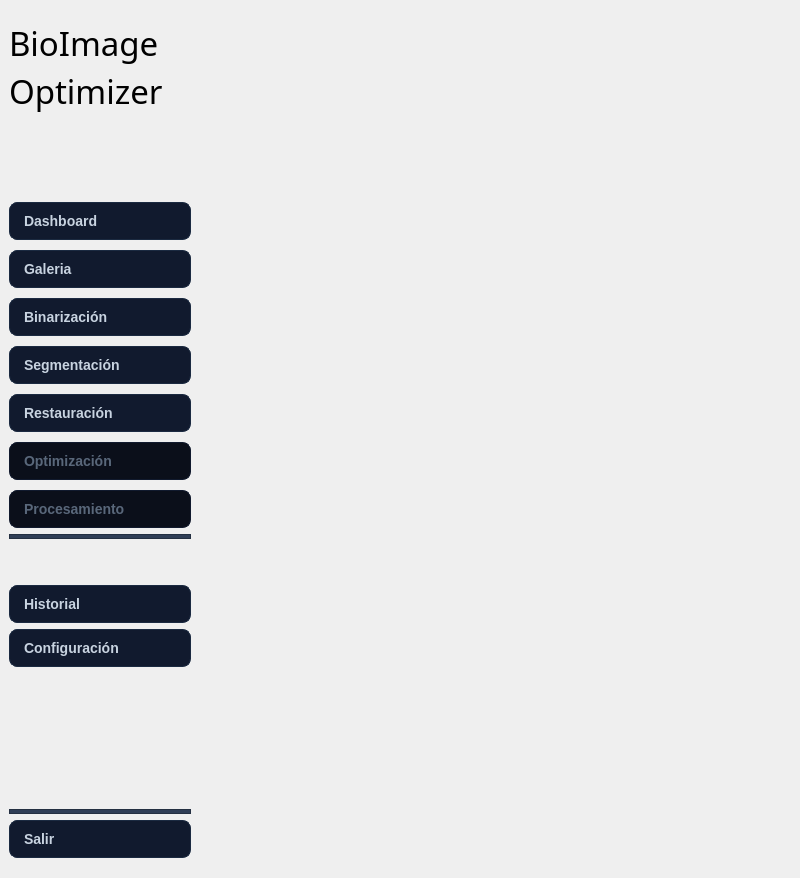
<?xml version="1.0" encoding="UTF-8"?>
<ui version="4.0">
 <class>MainWindow</class>
 <widget class="QMainWindow" name="MainWindow">
  <property name="geometry">
   <rect>
    <x>0</x>
    <y>0</y>
    <width>800</width>
    <height>878</height>
   </rect>
  </property>
  <property name="minimumSize">
   <size>
    <width>800</width>
    <height>600</height>
   </size>
  </property>
  <property name="windowTitle">
   <string>MainWindow</string>
  </property>
  <widget class="QWidget" name="centralwidget">
   <property name="layoutDirection">
    <enum>Qt::LayoutDirection::LeftToRight</enum>
   </property>
   <layout class="QHBoxLayout" name="horizontalLayout">
    <property name="spacing">
     <number>0</number>
    </property>
    <property name="leftMargin">
     <number>0</number>
    </property>
    <property name="topMargin">
     <number>0</number>
    </property>
    <property name="rightMargin">
     <number>0</number>
    </property>
    <property name="bottomMargin">
     <number>0</number>
    </property>
    <item>
     <widget class="QFrame" name="frame_sideBar">
      <property name="minimumSize">
       <size>
        <width>200</width>
        <height>0</height>
       </size>
      </property>
      <property name="styleSheet">
       <string notr="true">/*
QFrame{ 
background-color: #111a2e;
}

*/



QPushButton {
    background-color: #111a2e;
    color: #c8d3e0;

    border: 1px solid #1b2a41;
    border-radius: 8px;

    padding: 10px 14px;

    font-size: 14px;
    font-weight: 600;

    text-align: left;
}

/* Hover */
QPushButton:hover {
    background-color: #1b2a41;
    border: 1px solid #2f3e56;
    color: #65D6C6;
}

/* Pressed */
QPushButton:pressed {
    background-color: #0b0f1a;
    border: 1px solid #65D6C6;

    padding-top: 11px;
    padding-bottom: 9px;
}

/* Disabled */
QPushButton:disabled {
    background-color: #0b0f1a;
    color: #59677a;
    border: 1px solid #111a2e;
}
</string>
      </property>
      <property name="frameShape">
       <enum>QFrame::Shape::NoFrame</enum>
      </property>
      <property name="frameShadow">
       <enum>QFrame::Shadow::Raised</enum>
      </property>
      <property name="cssClass" stdset="0">
       <string>Background</string>
      </property>
      <layout class="QVBoxLayout" name="verticalLayout_7" stretch="1,0,0,1,0,2,1,2,2">
       <property name="topMargin">
        <number>20</number>
       </property>
       <property name="bottomMargin">
        <number>20</number>
       </property>
       <item>
        <layout class="QVBoxLayout" name="verticalLayout_3" stretch="1,2,0">
         <property name="spacing">
          <number>0</number>
         </property>
         <item>
          <widget class="QLabel" name="lb_n1">
           <property name="font">
            <font>
             <family>Segoe UI Light</family>
             <pointsize>25</pointsize>
            </font>
           </property>
           <property name="styleSheet">
            <string notr="true">
QLabel#sectionTitle {
    background-color: transparent;
    color: #c8d3e0;

    border: none;

    font-size: 17px;
    font-weight: 700;

    padding: 4px 0px;
}
</string>
           </property>
           <property name="text">
            <string>BioImage</string>
           </property>
          </widget>
         </item>
         <item>
          <widget class="QLabel" name="lb_n2">
           <property name="font">
            <font>
             <family>Segoe UI Light</family>
             <pointsize>25</pointsize>
            </font>
           </property>
           <property name="styleSheet">
            <string notr="true">
QLabel#sectionTitle {
    background-color: transparent;
    color: #c8d3e0;

    border: none;

    font-size: 17px;
    font-weight: 700;

    padding: 4px 0px;
}
</string>
           </property>
           <property name="text">
            <string>Optimizer</string>
           </property>
          </widget>
         </item>
         <item>
          <spacer name="verticalSpacer_3">
           <property name="orientation">
            <enum>Qt::Orientation::Vertical</enum>
           </property>
           <property name="sizeHint" stdset="0">
            <size>
             <width>20</width>
             <height>40</height>
            </size>
           </property>
          </spacer>
         </item>
        </layout>
       </item>
       <item>
        <spacer name="verticalSpacer_4">
         <property name="orientation">
          <enum>Qt::Orientation::Vertical</enum>
         </property>
         <property name="sizeHint" stdset="0">
          <size>
           <width>20</width>
           <height>40</height>
          </size>
         </property>
        </spacer>
       </item>
       <item>
        <layout class="QVBoxLayout" name="verticalLayout_2">
         <property name="spacing">
          <number>10</number>
         </property>
         <item>
          <widget class="QPushButton" name="btn_dashboard">
           <property name="enabled">
            <bool>true</bool>
           </property>
           <property name="font">
            <font>
             <family>Arial</family>
             <pointsize>-1</pointsize>
             <fontweight>DemiBold</fontweight>
            </font>
           </property>
           <property name="cursor">
            <cursorShape>PointingHandCursor</cursorShape>
           </property>
           <property name="layoutDirection">
            <enum>Qt::LayoutDirection::LeftToRight</enum>
           </property>
           <property name="autoFillBackground">
            <bool>false</bool>
           </property>
           <property name="styleSheet">
            <string notr="true"/>
           </property>
           <property name="text">
            <string>Dashboard</string>
           </property>
           <property name="icon">
            <iconset>
             <normaloff>../resources/Icons/Icons_blancos/home.png</normaloff>../resources/Icons/Icons_blancos/home.png</iconset>
           </property>
           <property name="iconSize">
            <size>
             <width>25</width>
             <height>25</height>
            </size>
           </property>
           <property name="default">
            <bool>false</bool>
           </property>
          </widget>
         </item>
         <item>
          <widget class="QPushButton" name="btn_galeria">
           <property name="enabled">
            <bool>true</bool>
           </property>
           <property name="font">
            <font>
             <family>Arial</family>
             <pointsize>-1</pointsize>
             <fontweight>DemiBold</fontweight>
            </font>
           </property>
           <property name="cursor">
            <cursorShape>PointingHandCursor</cursorShape>
           </property>
           <property name="layoutDirection">
            <enum>Qt::LayoutDirection::LeftToRight</enum>
           </property>
           <property name="autoFillBackground">
            <bool>false</bool>
           </property>
           <property name="styleSheet">
            <string notr="true"/>
           </property>
           <property name="text">
            <string>Galeria</string>
           </property>
           <property name="icon">
            <iconset>
             <normaloff>../resources/Icons/Icons_blancos/image.png</normaloff>../resources/Icons/Icons_blancos/image.png</iconset>
           </property>
           <property name="iconSize">
            <size>
             <width>25</width>
             <height>25</height>
            </size>
           </property>
           <property name="default">
            <bool>false</bool>
           </property>
          </widget>
         </item>
         <item>
          <widget class="QPushButton" name="btn_binarizacion">
           <property name="enabled">
            <bool>true</bool>
           </property>
           <property name="font">
            <font>
             <family>Arial</family>
             <pointsize>-1</pointsize>
             <fontweight>DemiBold</fontweight>
            </font>
           </property>
           <property name="cursor">
            <cursorShape>PointingHandCursor</cursorShape>
           </property>
           <property name="layoutDirection">
            <enum>Qt::LayoutDirection::LeftToRight</enum>
           </property>
           <property name="autoFillBackground">
            <bool>false</bool>
           </property>
           <property name="styleSheet">
            <string notr="true"/>
           </property>
           <property name="text">
            <string>Binarización</string>
           </property>
           <property name="icon">
            <iconset>
             <normaloff>../resources/Icons/Icons_blancos/binarizacion.png</normaloff>../resources/Icons/Icons_blancos/binarizacion.png</iconset>
           </property>
           <property name="iconSize">
            <size>
             <width>25</width>
             <height>25</height>
            </size>
           </property>
           <property name="default">
            <bool>false</bool>
           </property>
          </widget>
         </item>
         <item>
          <widget class="QPushButton" name="btn_segmentacion">
           <property name="enabled">
            <bool>true</bool>
           </property>
           <property name="font">
            <font>
             <family>Arial</family>
             <pointsize>-1</pointsize>
             <fontweight>DemiBold</fontweight>
            </font>
           </property>
           <property name="cursor">
            <cursorShape>PointingHandCursor</cursorShape>
           </property>
           <property name="layoutDirection">
            <enum>Qt::LayoutDirection::LeftToRight</enum>
           </property>
           <property name="autoFillBackground">
            <bool>false</bool>
           </property>
           <property name="styleSheet">
            <string notr="true"/>
           </property>
           <property name="text">
            <string>Segmentación</string>
           </property>
           <property name="icon">
            <iconset>
             <normaloff>../resources/Icons/Icons_blancos/segmentacion.png</normaloff>../resources/Icons/Icons_blancos/segmentacion.png</iconset>
           </property>
           <property name="iconSize">
            <size>
             <width>25</width>
             <height>25</height>
            </size>
           </property>
           <property name="default">
            <bool>false</bool>
           </property>
          </widget>
         </item>
         <item>
          <widget class="QPushButton" name="btn_restauracion">
           <property name="enabled">
            <bool>true</bool>
           </property>
           <property name="font">
            <font>
             <family>Arial</family>
             <pointsize>-1</pointsize>
             <fontweight>DemiBold</fontweight>
            </font>
           </property>
           <property name="cursor">
            <cursorShape>PointingHandCursor</cursorShape>
           </property>
           <property name="layoutDirection">
            <enum>Qt::LayoutDirection::LeftToRight</enum>
           </property>
           <property name="autoFillBackground">
            <bool>false</bool>
           </property>
           <property name="styleSheet">
            <string notr="true"/>
           </property>
           <property name="text">
            <string>Restauración</string>
           </property>
           <property name="icon">
            <iconset>
             <normaloff>../resources/Icons/Icons_blancos/restauracion.png</normaloff>../resources/Icons/Icons_blancos/restauracion.png</iconset>
           </property>
           <property name="iconSize">
            <size>
             <width>25</width>
             <height>25</height>
            </size>
           </property>
           <property name="default">
            <bool>false</bool>
           </property>
          </widget>
         </item>
         <item>
          <widget class="QPushButton" name="btn_optimizacion">
           <property name="enabled">
            <bool>false</bool>
           </property>
           <property name="font">
            <font>
             <family>Arial</family>
             <pointsize>-1</pointsize>
             <fontweight>DemiBold</fontweight>
            </font>
           </property>
           <property name="cursor">
            <cursorShape>PointingHandCursor</cursorShape>
           </property>
           <property name="layoutDirection">
            <enum>Qt::LayoutDirection::LeftToRight</enum>
           </property>
           <property name="autoFillBackground">
            <bool>false</bool>
           </property>
           <property name="styleSheet">
            <string notr="true"/>
           </property>
           <property name="text">
            <string>Optimización</string>
           </property>
           <property name="icon">
            <iconset>
             <normaloff>../resources/Icons/Icons_blancos/optimizacion.png</normaloff>../resources/Icons/Icons_blancos/optimizacion.png</iconset>
           </property>
           <property name="iconSize">
            <size>
             <width>25</width>
             <height>25</height>
            </size>
           </property>
           <property name="default">
            <bool>false</bool>
           </property>
          </widget>
         </item>
         <item>
          <widget class="QPushButton" name="btn_procesamiento">
           <property name="enabled">
            <bool>false</bool>
           </property>
           <property name="font">
            <font>
             <family>Arial</family>
             <pointsize>-1</pointsize>
             <fontweight>DemiBold</fontweight>
            </font>
           </property>
           <property name="cursor">
            <cursorShape>PointingHandCursor</cursorShape>
           </property>
           <property name="layoutDirection">
            <enum>Qt::LayoutDirection::LeftToRight</enum>
           </property>
           <property name="autoFillBackground">
            <bool>false</bool>
           </property>
           <property name="styleSheet">
            <string notr="true"/>
           </property>
           <property name="text">
            <string>Procesamiento</string>
           </property>
           <property name="icon">
            <iconset>
             <normaloff>../resources/Icons/Icons_blancos/procesamiento.png</normaloff>../resources/Icons/Icons_blancos/procesamiento.png</iconset>
           </property>
           <property name="iconSize">
            <size>
             <width>25</width>
             <height>25</height>
            </size>
           </property>
           <property name="default">
            <bool>false</bool>
           </property>
          </widget>
         </item>
        </layout>
       </item>
       <item>
        <widget class="QFrame" name="frame_line_2">
         <property name="maximumSize">
          <size>
           <width>16777215</width>
           <height>5</height>
          </size>
         </property>
         <property name="styleSheet">
          <string notr="true">   QFrame {
        background-color: #2f3e56;
    }</string>
         </property>
         <property name="frameShape">
          <enum>QFrame::Shape::StyledPanel</enum>
         </property>
         <property name="frameShadow">
          <enum>QFrame::Shadow::Raised</enum>
         </property>
        </widget>
       </item>
       <item>
        <spacer name="verticalSpacer">
         <property name="orientation">
          <enum>Qt::Orientation::Vertical</enum>
         </property>
         <property name="sizeHint" stdset="0">
          <size>
           <width>20</width>
           <height>40</height>
          </size>
         </property>
        </spacer>
       </item>
       <item>
        <layout class="QVBoxLayout" name="verticalLayout_4">
         <item>
          <widget class="QPushButton" name="btn_historial">
           <property name="enabled">
            <bool>true</bool>
           </property>
           <property name="font">
            <font>
             <family>Arial</family>
             <pointsize>-1</pointsize>
             <fontweight>DemiBold</fontweight>
            </font>
           </property>
           <property name="cursor">
            <cursorShape>PointingHandCursor</cursorShape>
           </property>
           <property name="layoutDirection">
            <enum>Qt::LayoutDirection::LeftToRight</enum>
           </property>
           <property name="autoFillBackground">
            <bool>false</bool>
           </property>
           <property name="styleSheet">
            <string notr="true"/>
           </property>
           <property name="text">
            <string>Historial</string>
           </property>
           <property name="icon">
            <iconset>
             <normaloff>../resources/Icons/Icons_blancos/history.png</normaloff>../resources/Icons/Icons_blancos/history.png</iconset>
           </property>
           <property name="iconSize">
            <size>
             <width>25</width>
             <height>25</height>
            </size>
           </property>
           <property name="default">
            <bool>false</bool>
           </property>
          </widget>
         </item>
         <item>
          <widget class="QPushButton" name="btn_configuracion">
           <property name="enabled">
            <bool>true</bool>
           </property>
           <property name="font">
            <font>
             <family>Arial</family>
             <pointsize>-1</pointsize>
             <fontweight>DemiBold</fontweight>
            </font>
           </property>
           <property name="cursor">
            <cursorShape>PointingHandCursor</cursorShape>
           </property>
           <property name="layoutDirection">
            <enum>Qt::LayoutDirection::LeftToRight</enum>
           </property>
           <property name="autoFillBackground">
            <bool>false</bool>
           </property>
           <property name="styleSheet">
            <string notr="true"/>
           </property>
           <property name="text">
            <string>Configuración</string>
           </property>
           <property name="icon">
            <iconset>
             <normaloff>../resources/Icons/Icons_blancos/setting.png</normaloff>../resources/Icons/Icons_blancos/setting.png</iconset>
           </property>
           <property name="iconSize">
            <size>
             <width>25</width>
             <height>25</height>
            </size>
           </property>
           <property name="default">
            <bool>false</bool>
           </property>
          </widget>
         </item>
        </layout>
       </item>
       <item>
        <spacer name="verticalSpacer_2">
         <property name="orientation">
          <enum>Qt::Orientation::Vertical</enum>
         </property>
         <property name="sizeHint" stdset="0">
          <size>
           <width>20</width>
           <height>40</height>
          </size>
         </property>
        </spacer>
       </item>
       <item>
        <widget class="QFrame" name="frame_line">
         <property name="maximumSize">
          <size>
           <width>16777215</width>
           <height>5</height>
          </size>
         </property>
         <property name="styleSheet">
          <string notr="true">   QFrame {
        background-color: #2f3e56;
    }</string>
         </property>
         <property name="frameShape">
          <enum>QFrame::Shape::StyledPanel</enum>
         </property>
         <property name="frameShadow">
          <enum>QFrame::Shadow::Raised</enum>
         </property>
        </widget>
       </item>
       <item>
        <widget class="QPushButton" name="btn_salir">
         <property name="enabled">
          <bool>true</bool>
         </property>
         <property name="font">
          <font>
           <family>Arial</family>
           <pointsize>-1</pointsize>
           <fontweight>DemiBold</fontweight>
          </font>
         </property>
         <property name="cursor">
          <cursorShape>PointingHandCursor</cursorShape>
         </property>
         <property name="layoutDirection">
          <enum>Qt::LayoutDirection::LeftToRight</enum>
         </property>
         <property name="autoFillBackground">
          <bool>false</bool>
         </property>
         <property name="styleSheet">
          <string notr="true"/>
         </property>
         <property name="text">
          <string>Salir</string>
         </property>
         <property name="icon">
          <iconset>
           <normaloff>../resources/Icons/Icons_blancos/logout.png</normaloff>../resources/Icons/Icons_blancos/logout.png</iconset>
         </property>
         <property name="iconSize">
          <size>
           <width>25</width>
           <height>25</height>
          </size>
         </property>
         <property name="default">
          <bool>false</bool>
         </property>
        </widget>
       </item>
      </layout>
     </widget>
    </item>
    <item>
     <widget class="QStackedWidget" name="stackedWidget">
      <property name="enabled">
       <bool>true</bool>
      </property>
      <property name="sizePolicy">
       <sizepolicy hsizetype="Preferred" vsizetype="Preferred">
        <horstretch>0</horstretch>
        <verstretch>0</verstretch>
       </sizepolicy>
      </property>
      <property name="statusTip">
       <string/>
      </property>
      <property name="accessibleIdentifier">
       <string/>
      </property>
      <property name="layoutDirection">
       <enum>Qt::LayoutDirection::RightToLeft</enum>
      </property>
      <property name="autoFillBackground">
       <bool>false</bool>
      </property>
      <property name="frameShadow">
       <enum>QFrame::Shadow::Plain</enum>
      </property>
      <property name="currentIndex">
       <number>0</number>
      </property>
      <widget class="QWidget" name="page_DashBoard">
       <property name="sizePolicy">
        <sizepolicy hsizetype="Preferred" vsizetype="Preferred">
         <horstretch>0</horstretch>
         <verstretch>0</verstretch>
        </sizepolicy>
       </property>
       <property name="maximumSize">
        <size>
         <width>16777215</width>
         <height>16777215</height>
        </size>
       </property>
       <property name="layoutDirection">
        <enum>Qt::LayoutDirection::LeftToRight</enum>
       </property>
       <property name="autoFillBackground">
        <bool>false</bool>
       </property>
       <layout class="QVBoxLayout" name="verticalLayout_6">
        <property name="spacing">
         <number>1</number>
        </property>
        <property name="leftMargin">
         <number>0</number>
        </property>
        <property name="topMargin">
         <number>0</number>
        </property>
        <property name="rightMargin">
         <number>0</number>
        </property>
        <property name="bottomMargin">
         <number>0</number>
        </property>
       </layout>
      </widget>
      <widget class="QWidget" name="page_Galeria">
       <layout class="QVBoxLayout" name="verticalLayout_8">
        <property name="spacing">
         <number>0</number>
        </property>
        <property name="leftMargin">
         <number>0</number>
        </property>
        <property name="topMargin">
         <number>0</number>
        </property>
        <property name="rightMargin">
         <number>0</number>
        </property>
        <property name="bottomMargin">
         <number>0</number>
        </property>
       </layout>
      </widget>
      <widget class="QWidget" name="page_Optimizacion"/>
      <widget class="QWidget" name="page_Binarizacion"/>
      <widget class="QWidget" name="page_Segmentacion"/>
      <widget class="QWidget" name="page_Procesamiento"/>
      <widget class="QWidget" name="page_Restauracion"/>
      <widget class="QWidget" name="page_Historial"/>
      <widget class="QWidget" name="page_configuracion"/>
     </widget>
    </item>
   </layout>
  </widget>
 </widget>
 <resources/>
 <connections/>
</ui>
